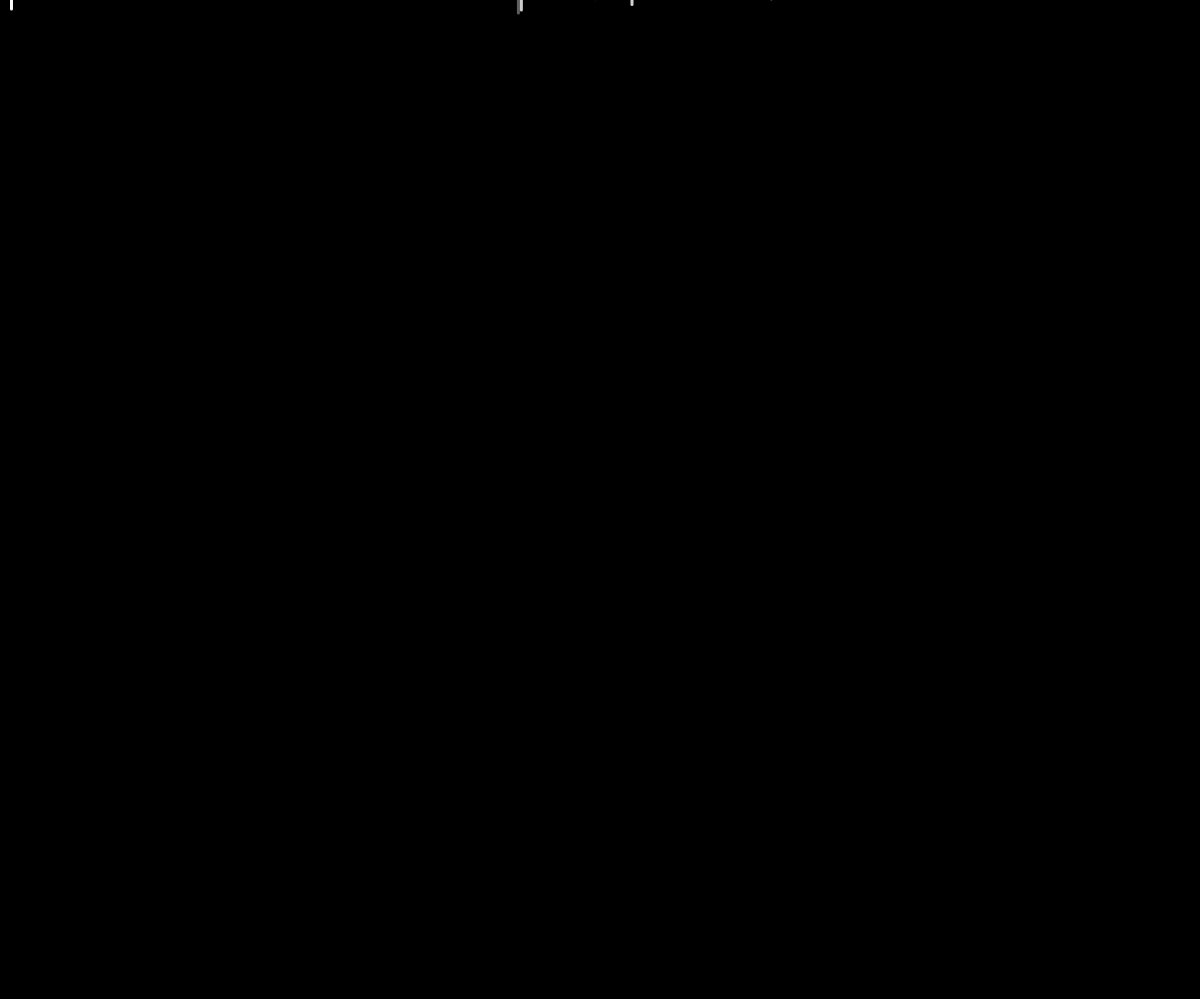
Frame 1 (no input)
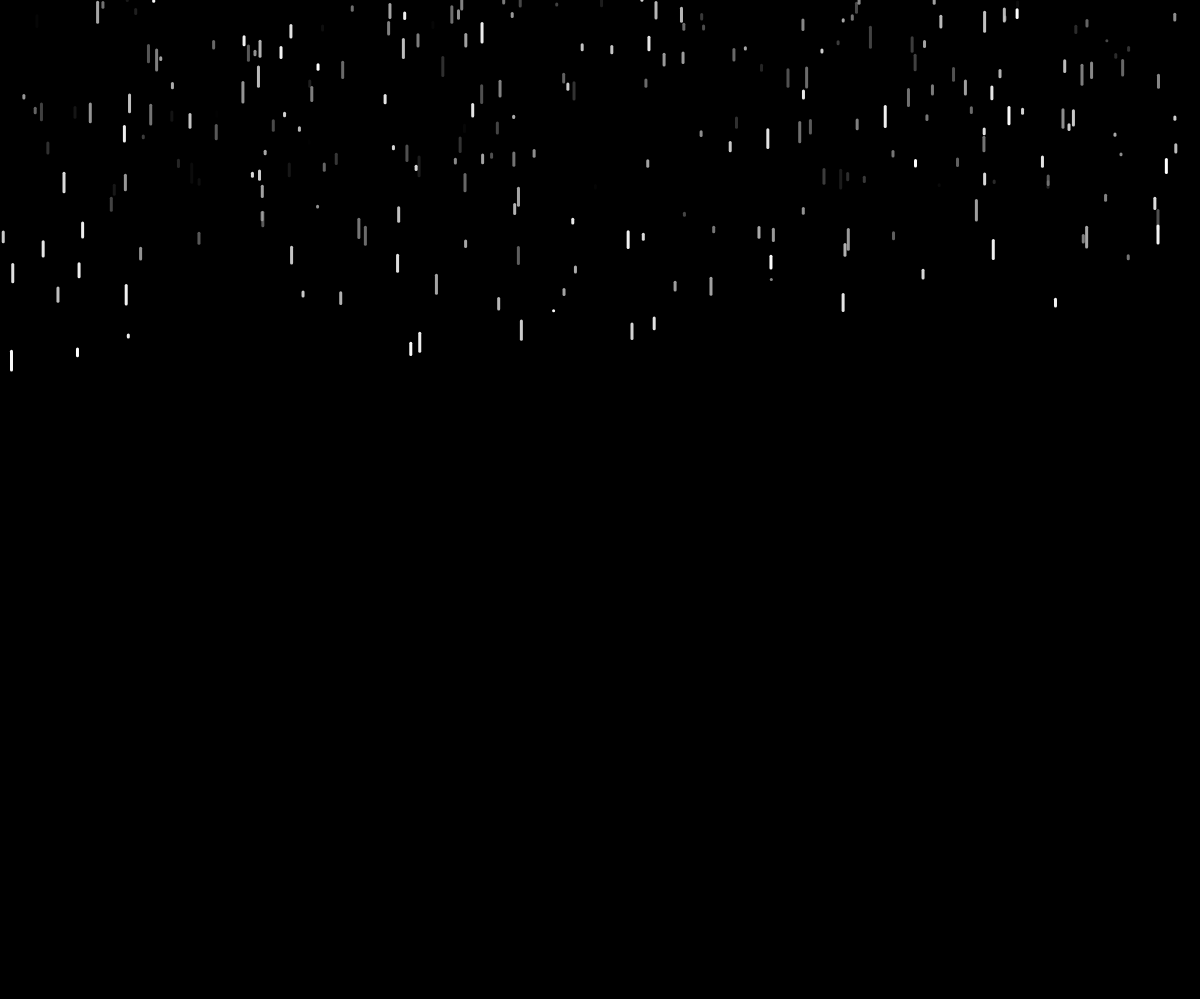
Frame 60 (no input)
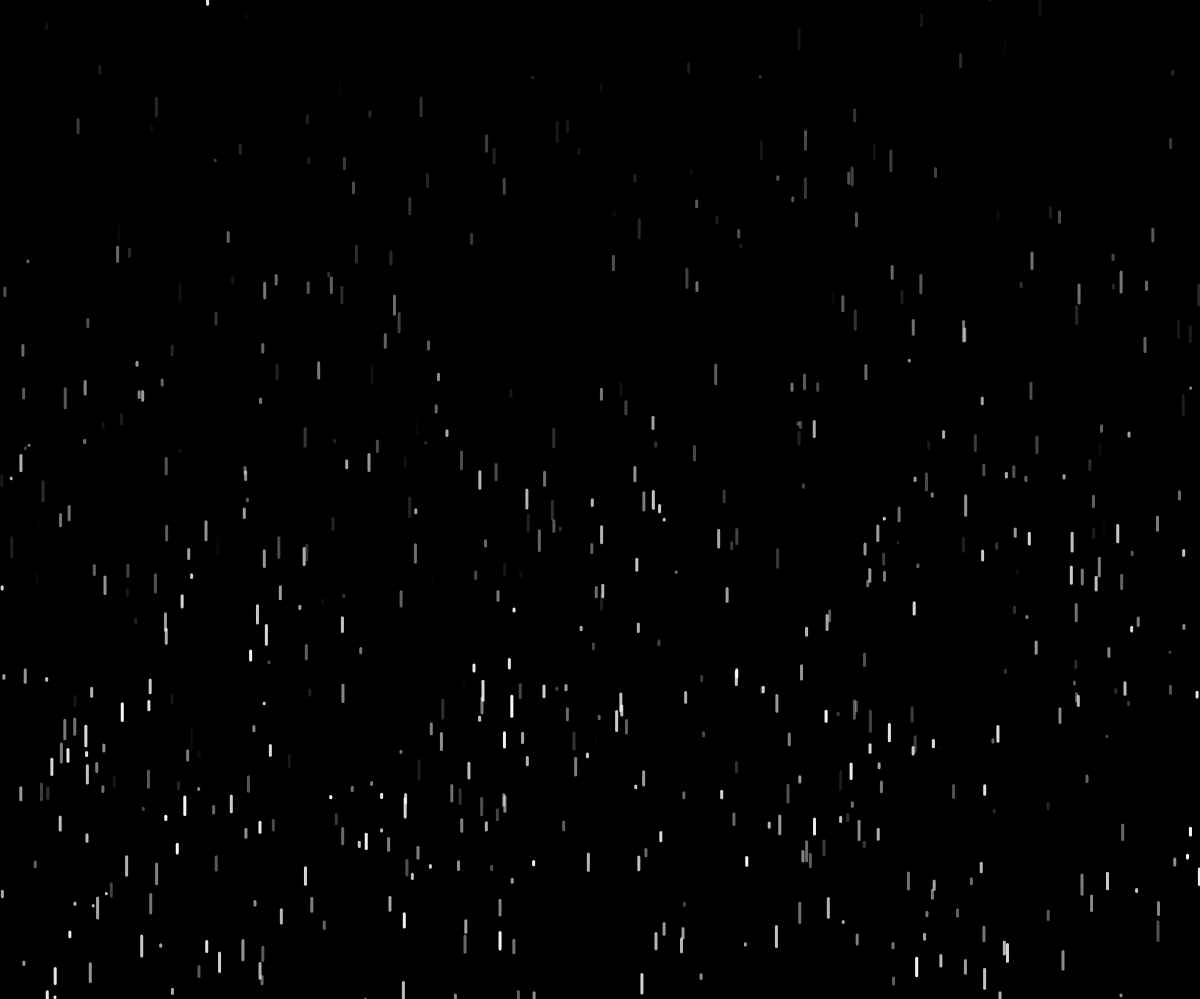
Frame 120 (the mouse pressed at the canvas centre since frame 60)

The p5.js sketch that drew these frames (run headless with seeded random() and noise() and a simulated clock; from frame 60 on, the mouse is pressed at the canvas centre):

// p5.js sketch
// ── sketch.js
var rain = [];

function setup() {
    createCanvas(innerWidth,innerHeight- 1);

    for(let i = 0;i < 700; i++){
        rain.push(new Drop);
    }
    
}

function draw() {
    background(0);

    for(let i = 0;i<rain.length;i++){
        rain[i].fall();
        rain[i].show();
    }
}
// ── drop.js
class Drop {
    constructor(){
        this.len = random(0,20);
        this.x1 = random(0,width);
        this.x2 = this.x1;
        this.y1 = random(-800,0);
        this.y2 = this.y1 + this.len;
        this.gravity = random(0.1,0.2);
        this.fv = 0;
        this.a = map(this.gravity,0.1,0.2,0,255);
    }

    fall(){
        this.fv += this.gravity;
        this.y1 += this.fv;
        this.y2 += this.fv;

        if(this.y1 >= height){        
            this.len = random(0,20);
            this.x1 = random(0,width);
            this.x2 = this.x1;
            this.y1 = random(-500,-10);
            this.y2 = this.y1 + this.len;
            this.gravity = random(0,0.2);
            this.fv = 0;
        }
    }

    show(){
        strokeWeight(3);
        stroke(255,255,255,this.a);
        line(this.x1,this.y1,this.x2,this.y2);
    }

}
